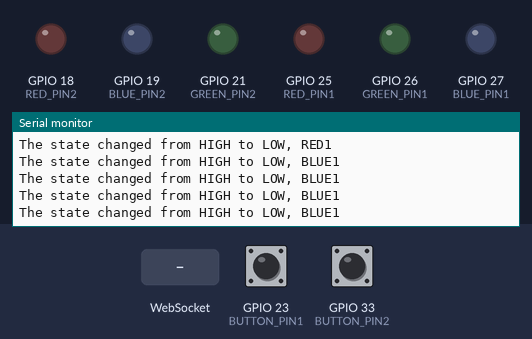
Bench run of a program on a simulated ESP32. Shown: output pins drawn as LEDs (lit = HIGH), the last lines printed to the serial monitor. The test bench sets the inputs (shaded band); at power-on: GPIO 23 (BUTTON_PIN1) HIGH, GPIO 33 (BUTTON_PIN2) HIGH. WiFi joins after 1.5 s; servers stay silent unless stated.

Above: at 3.2 s.
3.3 s: GPIO 23 (BUTTON_PIN1) pulled LOW for 0.15 s
At 4.6 s:
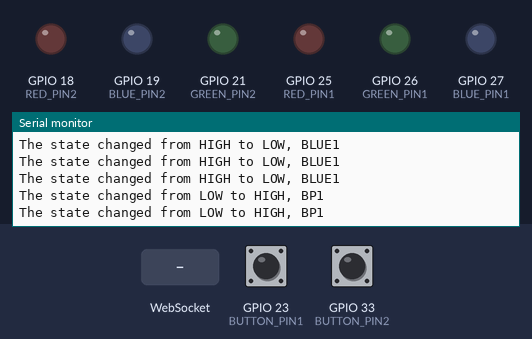
4.9 s: WebSocket text "1" received
At 6.0 s:
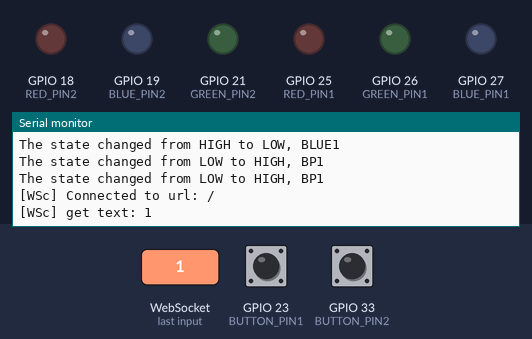

The program:

main.cpp
```cpp
//https://techtutorialsx.com/2022/01/17/esp32-chat-application-part-1/
//https://techtutorialsx.com/2017/11/01/esp32-arduino-websocket-client/

#include <Arduino.h>
#include <WebSocketsClient.h>
#include <WiFi.h>


const char* ssid = "HeikoFaustine";
const char* password =  "01234567";
String request="";

#define USE_SERIAL Serial

#define RED_PIN1 25
#define BLUE_PIN1 27
#define GREEN_PIN1 26
#define RED_PIN2 18
#define BLUE_PIN2 19
#define GREEN_PIN2 21
#define BUTTON_PIN1 23
#define BUTTON_PIN2 33
#define ESPNUMBER 1

WebSocketsClient webSocket;

const int buttonNumber [2] = {1, 2};
const int ledNumber [2] = {1, 2};

// Variables will change:
int lastState1 = HIGH; int lastState2 = HIGH; // the previous state from the input pin
int currentState1; int currentState2;     // the current reading from the input pin
int lastRed1 = HIGH; int lastRed2 = HIGH;
int lastBlue1 = HIGH; int lastBlue2 = HIGH;
int lastGreen1 = HIGH; int lastGreen2 = HIGH;
int currentRed1; int currentRed2;
int currentBlue1; int currentBlue2;
int currentGreen1; int currentGreen2;

void switchOnRed(int led, boolean value)
{
  if(led==1)
  {
    digitalWrite(RED_PIN1, value);
  }
  else if(led==2)
  {
    digitalWrite(RED_PIN2, value);
  }
}

void switchOnBlue(int led, boolean value)
{
  if(led==1)
  {
    digitalWrite(BLUE_PIN1, value);
  }
  else if(led==2)
  {
    digitalWrite(BLUE_PIN2, value);
  }
}

void switchOnGreen(int led, boolean value)
{
  if(led==1)
  {
    digitalWrite(GREEN_PIN1, value);
  }
  else if(led==2)
  {
    digitalWrite(GREEN_PIN2, value);
  }
}

void webSocketEvent(WStype_t type, uint8_t * payload, size_t length){
    switch(type) {
		case WStype_DISCONNECTED:
			USE_SERIAL.printf("[WSc] Disconnected!\n");
      request = "{\"type\" = \"espco\", \"co\"=0, \"esp\" = " + String(ESPNUMBER) + "}";
      webSocket.sendTXT(request);
			break;
		case WStype_CONNECTED:
			USE_SERIAL.printf("[WSc] Connected to url: %s\n", payload);
      request = "{\"type\" = \"espco\", \"co\"=1, \"esp\" = " + String(ESPNUMBER) + "}";
      webSocket.sendTXT(request);


			//webSocket.sendTXT("Connected");
			break;
		case WStype_TEXT:
			USE_SERIAL.printf("[WSc] get text: %s\n", payload);

			// send message to server
			// webSocket.sendTXT("message here");
			break;
		case WStype_BIN:
			USE_SERIAL.printf("[WSc] get binary length: %u\n", length);
			//hexdump(payload, length);

			// send data to server
			// webSocket.sendBIN(payload, length);
			break;
		case WStype_ERROR:
		case WStype_FRAGMENT_TEXT_START:
		case WStype_FRAGMENT_BIN_START:
		case WStype_FRAGMENT:
		case WStype_FRAGMENT_FIN:
			break;
	}
}

void loop(){
  webSocket.loop();

  currentState1 = digitalRead(BUTTON_PIN1);
  currentState2 = digitalRead(BUTTON_PIN2);
  currentRed1=digitalRead(RED_PIN1);
  currentRed2=digitalRead(RED_PIN2);
  currentBlue1=digitalRead(BLUE_PIN1);
  currentBlue2=digitalRead(BLUE_PIN2);
  currentGreen1=digitalRead(GREEN_PIN1);
  currentGreen2=digitalRead(GREEN_PIN2);


  if(lastState1 == LOW && currentState1 == HIGH) {
    Serial.println("The state changed from LOW to HIGH, BP1");
    if(WiFi.status()== WL_CONNECTED)
    {
      String request = "{\"type\" : \"esp\", \"game\" : 1, \"esp\" : " + String(ESPNUMBER) + ", \"bp\" : 1}";
      String request2 = "{\"type\" = \"espweb\", \"appui\"=1, \"esp\" = " + String(ESPNUMBER) + ", \"bp\"=1}";
      webSocket.sendTXT(request);
      webSocket.sendTXT(request2);

    }
  }
  if(lastState2 == LOW && currentState2 == HIGH) {
    Serial.println("The state changed from LOW to HIGH, BP2");
    if(WiFi.status()== WL_CONNECTED)
    {
      String request = "{\"type\" : \"esp\", \"game\" : 1, \"esp\" : " + String(ESPNUMBER) + ", \"bp\" : 2}";
      String request2 = "{\"type\" = \"espweb\", \"appui\"=1, \"esp\" = " + String(ESPNUMBER) + ", \"bp\"=2}";
      webSocket.sendTXT(request);
      webSocket.sendTXT(request2);
    }
  }

  if(lastState1 == HIGH && currentState1 == LOW) {
    Serial.println("The state changed from LOW to HIGH, BP1");
    if(WiFi.status()== WL_CONNECTED)
    {
      String request = "{\"type\" = \"espweb\", \"appui\"=0, \"esp\" = " + String(ESPNUMBER) + ", \"bp\"=1}";
      webSocket.sendTXT(request);


    }
  }
  if(lastState2 == HIGH && currentState2 == LOW) {
    Serial.println("The state changed from LOW to HIGH, BP2");
    if(WiFi.status()== WL_CONNECTED)
    {
      String request = "{\"type\" = \"espweb\", \"appui\"=0, \"esp\" = " + String(ESPNUMBER) + ", \"bp\"=2}";
      webSocket.sendTXT(request);
    }
  }

  if((lastState1 == LOW && currentState1 == HIGH) && (lastState2 == LOW && currentState2 == HIGH))
  {
    Serial.println("Request to launch game");
    if(WiFi.status() == WL_CONNECTED)
    {
      String request = "{type = \"esp\", esp = " + String(ESPNUMBER) + ", game = 0}";
      webSocket.sendTXT(request);
    }
  }

  if(lastRed1 == LOW && currentRed1 == HIGH) {
    Serial.println("The state changed from LOW to HIGH, RED1");
    if(WiFi.status()== WL_CONNECTED)
    {

      String request = "{\"type\" = \"chlum\", \"appui\"=1, \"esp\" = " + String(ESPNUMBER) + ", \"pin\"=\"Red1\"}";
      webSocket.sendTXT(request);

    }
  }

  if(lastRed1 == HIGH && currentRed1 == LOW) {
    Serial.println("The state changed from HIGH to LOW, RED1");
    if(WiFi.status()== WL_CONNECTED)
    {

      String request = "{\"type\" = \"chlum\", \"appui\"=0, \"esp\" = " + String(ESPNUMBER) + ", \"pin\"=\"Red1\"}";
      webSocket.sendTXT(request);

    }
  }

  if(lastRed2 == LOW && currentRed2 == HIGH) {
    Serial.println("The state changed from LOW to HIGH, RED1");
    if(WiFi.status()== WL_CONNECTED)
    {

      String request = "{\"type\" = \"chlum\", \"appui\"=1, \"esp\" = " + String(ESPNUMBER) + ", \"pin\"=\"Red2\"}";
      webSocket.sendTXT(request);

    }
  }

  if(lastRed2 == HIGH && currentRed2 == LOW) {
    Serial.println("The state changed from HIGH to LOW, RED1");
    if(WiFi.status()== WL_CONNECTED)
    {

      String request = "{\"type\" = \"chlum\", \"appui\"=0, \"esp\" = " + String(ESPNUMBER) + ", \"pin\"=\"Red2\"}";
      webSocket.sendTXT(request);

    }
  }

  if(lastBlue1 == LOW && currentBlue1 == HIGH) {
    Serial.println("The state changed from LOW to HIGH, BLUE1");
    if(WiFi.status()== WL_CONNECTED)
    {

      String request = "{\"type\" = \"chlum\", \"appui\"=1, \"esp\" = " + String(ESPNUMBER) + ", \"pin\"=\"Blue1\"}";
      webSocket.sendTXT(request);

    }
  }

  if(lastBlue1 == HIGH && currentBlue1 == LOW) {
    Serial.println("The state changed from HIGH to LOW, BLUE1");
    if(WiFi.status()== WL_CONNECTED)
    {

      String request = "{\"type\" = \"chlum\", \"appui\"=0, \"esp\" = " + String(ESPNUMBER) + ", \"pin\"=\"Blue1\"}";
      webSocket.sendTXT(request);

    }
  }

  if(lastBlue2 == LOW && currentBlue2 == HIGH) {
    Serial.println("The state changed from LOW to HIGH, BLUE1");
    if(WiFi.status()== WL_CONNECTED)
    {

      String request = "{\"type\" = \"chlum\", \"appui\"=1, \"esp\" = " + String(ESPNUMBER) + ", \"pin\"=\"Blue2\"}";
      webSocket.sendTXT(request);

    }
  }

  if(lastBlue2 == HIGH && currentBlue2 == LOW) {
    Serial.println("The state changed from HIGH to LOW, BLUE1");
    if(WiFi.status()== WL_CONNECTED)
    {

      String request = "{\"type\" = \"chlum\", \"appui\"=0, \"esp\" = " + String(ESPNUMBER) + ", \"pin\"=\"Blue2\"}";
      webSocket.sendTXT(request);

    }
  }

  if(lastGreen1 == LOW && currentGreen1 == HIGH) {
    Serial.println("The state changed from LOW to HIGH, BLUE1");
    if(WiFi.status()== WL_CONNECTED)
    {

      String request = "{\"type\" = \"chlum\", \"appui\"=1, \"esp\" = " + String(ESPNUMBER) + ", \"pin\"=\"Green1\"}";
      webSocket.sendTXT(request);

    }
  }

  if(lastGreen1 == HIGH && currentGreen1 == LOW) {
    Serial.println("The state changed from HIGH to LOW, BLUE1");
    if(WiFi.status()== WL_CONNECTED)
    {

      String request = "{\"type\" = \"chlum\", \"appui\"=0, \"esp\" = " + String(ESPNUMBER) + ", \"pin\"=\"Green1\"}";
      webSocket.sendTXT(request);

    }
  }

  if(lastGreen2 == LOW && currentGreen2 == HIGH) {
    Serial.println("The state changed from LOW to HIGH, BLUE1");
    if(WiFi.status()== WL_CONNECTED)
    {

      String request = "{\"type\" = \"chlum\", \"appui\"=1, \"esp\" = " + String(ESPNUMBER) + ", \"pin\"=\"Green2\"}";
      webSocket.sendTXT(request);

    }
  }

  if(lastGreen2 == HIGH && currentGreen2 == LOW) {
    Serial.println("The state changed from HIGH to LOW, BLUE1");
    if(WiFi.status()== WL_CONNECTED)
    {

      String request = "{\"type\" = \"chlum\", \"appui\"=0, \"esp\" = " + String(ESPNUMBER) + ", \"pin\"=\"Green2\"}";
      webSocket.sendTXT(request);

    }
  }


  lastState1 = currentState1;
  lastState2 = currentState2;
  lastRed1 = currentRed1;
  lastRed2 = currentRed2;
  lastBlue1 = currentBlue1;
  lastBlue2 = currentBlue2;
  lastGreen1 = currentGreen1;
  lastGreen2 = currentGreen2;
  delay(100);
}

void setup(){
  Serial.begin(115200);

  pinMode(BUTTON_PIN1, INPUT_PULLUP);
  pinMode(BUTTON_PIN2, INPUT_PULLUP);
  pinMode(RED_PIN1, OUTPUT);
  pinMode(GREEN_PIN1, OUTPUT);
  pinMode(BLUE_PIN1, OUTPUT);
  pinMode(RED_PIN2, OUTPUT);
  pinMode(GREEN_PIN2, OUTPUT);
  pinMode(BLUE_PIN2, OUTPUT);
  digitalWrite(RED_PIN1, LOW);
  digitalWrite(GREEN_PIN1, LOW);
  digitalWrite(RED_PIN1, LOW);
  digitalWrite(RED_PIN2, LOW);
  digitalWrite(GREEN_PIN2, LOW);
  digitalWrite(RED_PIN2, LOW);

  WiFi.begin(ssid, password);

  while (WiFi.status() != WL_CONNECTED) {
    delay(1000);
    Serial.println("Connecting to WiFi..");
  }

  Serial.println(WiFi.localIP());

  webSocket.begin("192.168.0.100", 3000, "/");

  webSocket.onEvent(webSocketEvent);

  webSocket.setReconnectInterval(5000);
}
```

Measured:
- after the input at 3.3 s, the serial monitor: prints a new line at once (image 1)
- after the input at 4.9 s, the serial monitor: prints a new line at once (image 2)
